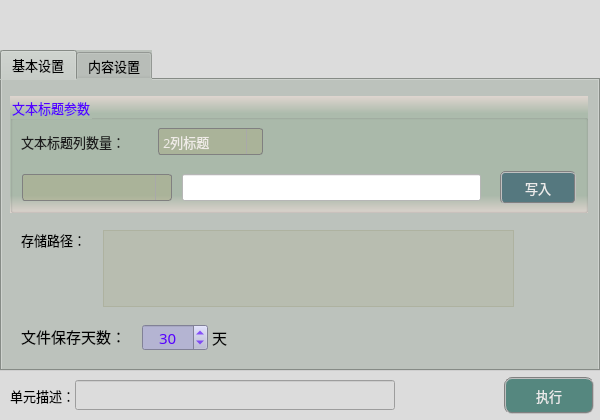
<?xml version="1.0" encoding="UTF-8"?>
<ui version="4.0">
 <class>frmExportCsvClass</class>
 <widget class="QDialog" name="frmExportCsvClass">
  <property name="geometry">
   <rect>
    <x>0</x>
    <y>0</y>
    <width>600</width>
    <height>420</height>
   </rect>
  </property>
  <property name="sizePolicy">
   <sizepolicy hsizetype="Fixed" vsizetype="Fixed">
    <horstretch>0</horstretch>
    <verstretch>0</verstretch>
   </sizepolicy>
  </property>
  <property name="minimumSize">
   <size>
    <width>600</width>
    <height>420</height>
   </size>
  </property>
  <property name="maximumSize">
   <size>
    <width>600</width>
    <height>420</height>
   </size>
  </property>
  <property name="windowTitle">
   <string>导出CSV</string>
  </property>
  <property name="styleSheet">
   <string notr="true">background-color: rgb(220, 220, 220);</string>
  </property>
  <layout class="QGridLayout" name="gridLayout">
   <property name="leftMargin">
    <number>0</number>
   </property>
   <property name="topMargin">
    <number>0</number>
   </property>
   <property name="rightMargin">
    <number>0</number>
   </property>
   <property name="bottomMargin">
    <number>0</number>
   </property>
   <property name="spacing">
    <number>1</number>
   </property>
   <item row="2" column="0">
    <spacer name="verticalSpacer_4">
     <property name="orientation">
      <enum>Qt::Vertical</enum>
     </property>
     <property name="sizeType">
      <enum>QSizePolicy::Fixed</enum>
     </property>
     <property name="sizeHint" stdset="0">
      <size>
       <width>20</width>
       <height>5</height>
      </size>
     </property>
    </spacer>
   </item>
   <item row="3" column="0" colspan="2">
    <layout class="QHBoxLayout" name="horizontalLayout">
     <property name="spacing">
      <number>0</number>
     </property>
     <property name="bottomMargin">
      <number>6</number>
     </property>
     <item>
      <spacer name="horizontalSpacer">
       <property name="orientation">
        <enum>Qt::Horizontal</enum>
       </property>
       <property name="sizeType">
        <enum>QSizePolicy::Fixed</enum>
       </property>
       <property name="sizeHint" stdset="0">
        <size>
         <width>10</width>
         <height>20</height>
        </size>
       </property>
      </spacer>
     </item>
     <item>
      <widget class="QLabel" name="label_3">
       <property name="sizePolicy">
        <sizepolicy hsizetype="Fixed" vsizetype="Fixed">
         <horstretch>0</horstretch>
         <verstretch>0</verstretch>
        </sizepolicy>
       </property>
       <property name="maximumSize">
        <size>
         <width>83</width>
         <height>25</height>
        </size>
       </property>
       <property name="font">
        <font>
         <family>微软雅黑</family>
         <pointsize>10</pointsize>
        </font>
       </property>
       <property name="styleSheet">
        <string notr="true">background-color: rgba(255, 255, 255, 0);</string>
       </property>
       <property name="text">
        <string>单元描述：</string>
       </property>
      </widget>
     </item>
     <item>
      <widget class="QLineEdit" name="txtDescribe">
       <property name="sizePolicy">
        <sizepolicy hsizetype="Fixed" vsizetype="Fixed">
         <horstretch>0</horstretch>
         <verstretch>0</verstretch>
        </sizepolicy>
       </property>
       <property name="minimumSize">
        <size>
         <width>320</width>
         <height>30</height>
        </size>
       </property>
       <property name="maximumSize">
        <size>
         <width>16777215</width>
         <height>30</height>
        </size>
       </property>
       <property name="font">
        <font>
         <family>微软雅黑</family>
         <pointsize>10</pointsize>
        </font>
       </property>
      </widget>
     </item>
     <item>
      <spacer name="horizontalSpacer_8">
       <property name="orientation">
        <enum>Qt::Horizontal</enum>
       </property>
       <property name="sizeHint" stdset="0">
        <size>
         <width>40</width>
         <height>20</height>
        </size>
       </property>
      </spacer>
     </item>
     <item>
      <widget class="QPushButton" name="btnExecute">
       <property name="minimumSize">
        <size>
         <width>90</width>
         <height>37</height>
        </size>
       </property>
       <property name="font">
        <font>
         <family>微软雅黑</family>
         <pointsize>10</pointsize>
        </font>
       </property>
       <property name="styleSheet">
        <string notr="true">QWidget{ background-color: rgb(85, 135, 127);}
QWidget{ color: rgb(235, 235, 235);}
QWidget{ border: 2px groove gray;border-radius: 8px;padding: 2px 4px;}
QPushButton:hover{ background-color: rgb(85, 155, 127);}
QPushButton:pressed{background-color: rgb(85, 175, 127);}</string>
       </property>
       <property name="text">
        <string>执行</string>
       </property>
      </widget>
     </item>
     <item>
      <spacer name="horizontalSpacer_2">
       <property name="orientation">
        <enum>Qt::Horizontal</enum>
       </property>
       <property name="sizeType">
        <enum>QSizePolicy::Fixed</enum>
       </property>
       <property name="sizeHint" stdset="0">
        <size>
         <width>6</width>
         <height>20</height>
        </size>
       </property>
      </spacer>
     </item>
    </layout>
   </item>
   <item row="0" column="0">
    <spacer name="verticalSpacer_2">
     <property name="orientation">
      <enum>Qt::Vertical</enum>
     </property>
     <property name="sizeType">
      <enum>QSizePolicy::Fixed</enum>
     </property>
     <property name="sizeHint" stdset="0">
      <size>
       <width>20</width>
       <height>50</height>
      </size>
     </property>
    </spacer>
   </item>
   <item row="1" column="0" colspan="2">
    <widget class="QTabWidget" name="tabWidget">
     <property name="sizePolicy">
      <sizepolicy hsizetype="Expanding" vsizetype="Expanding">
       <horstretch>0</horstretch>
       <verstretch>0</verstretch>
      </sizepolicy>
     </property>
     <property name="minimumSize">
      <size>
       <width>450</width>
       <height>200</height>
      </size>
     </property>
     <property name="maximumSize">
      <size>
       <width>16777215</width>
       <height>16777215</height>
      </size>
     </property>
     <property name="font">
      <font>
       <family>微软雅黑</family>
       <pointsize>10</pointsize>
      </font>
     </property>
     <property name="styleSheet">
      <string notr="true">background-color: #bcc2bc;</string>
     </property>
     <property name="currentIndex">
      <number>0</number>
     </property>
     <widget class="QWidget" name="tab">
      <attribute name="title">
       <string>基本设置</string>
      </attribute>
      <widget class="QGroupBox" name="groupC1">
       <property name="geometry">
        <rect>
         <x>8</x>
         <y>16</y>
         <width>578</width>
         <height>117</height>
        </rect>
       </property>
       <property name="font">
        <font>
         <family>微软雅黑</family>
         <pointsize>10</pointsize>
        </font>
       </property>
       <property name="styleSheet">
        <string notr="true">background-color: qlineargradient(x1:0, y1:0, x2:0, y2:1, stop:0 #dfd5cf, stop: 0.15 #acbbac, stop: 0.85 #acbbac,stop:1 #dfd5cf);
color: rgb(85, 0, 255);</string>
       </property>
       <property name="title">
        <string>文本标题参数</string>
       </property>
       <widget class="QLabel" name="label_10">
        <property name="geometry">
         <rect>
          <x>11</x>
          <y>36</y>
          <width>129</width>
          <height>19</height>
         </rect>
        </property>
        <property name="font">
         <font>
          <family>微软雅黑</family>
          <pointsize>10</pointsize>
         </font>
        </property>
        <property name="styleSheet">
         <string notr="true">color: rgb(30, 30, 30);
background: transparent;</string>
        </property>
        <property name="text">
         <string>文本标题列数量：</string>
        </property>
       </widget>
       <widget class="QComboBox" name="comboType">
        <property name="geometry">
         <rect>
          <x>148</x>
          <y>32</y>
          <width>105</width>
          <height>27</height>
         </rect>
        </property>
        <property name="minimumSize">
         <size>
          <width>63</width>
          <height>27</height>
         </size>
        </property>
        <property name="font">
         <font>
          <family>微软雅黑</family>
          <pointsize>10</pointsize>
         </font>
        </property>
        <property name="toolTip">
         <string>默认时间为第1列，改变列数量后需要重新编辑文本标题</string>
        </property>
        <property name="styleSheet">
         <string notr="true">QComboBox {
    border: 1px solid gray;
    border-radius: 3px;  
    min-width: 4.1em;
    color: rgb(239, 235, 231);
	background-color: rgba(170, 170, 127,100);
}
QComboBox::drop-down {
    subcontrol-origin: padding;
    subcontrol-position: top right;
    width: 15px; 
    border-left-width: 1px;
    border-left-color: darkgray;
    border-left-style: solid;
    border-top-right-radius: 3px;
    border-bottom-right-radius: 3px;
}

QComboBox::down-arrow {
    image: url(:/resource/down.png);
} 
QComboBox::down-arrow:on {
    top: 1px;
    left: 1px;
}
QScrollBar:vertical{
		background:#FFFFF2; 
		padding-top:20px;
		padding-bottom:20px;
		padding-left:2px;
		padding-right:2px;
		border-left:1px solid #d7d7d7;}
QScrollBar::handle:vertical{
		background:#dbdbdb;
		border-radius:6px;
		min-height:20px;}
QScrollBar::handle:vertical:hover{
		background:#d0d0d0;}
QScrollBar::add-line:vertical{
		background:url(:/resource/down.png) center no-repeat;}
QScrollBar::sub-line:vertical{
		background:url(:/resource/up.png) center no-repeat;}</string>
        </property>
        <item>
         <property name="text">
          <string>2列标题</string>
         </property>
        </item>
        <item>
         <property name="text">
          <string>3列标题</string>
         </property>
        </item>
        <item>
         <property name="text">
          <string>4列标题</string>
         </property>
        </item>
        <item>
         <property name="text">
          <string>5列标题</string>
         </property>
        </item>
        <item>
         <property name="text">
          <string>6列标题</string>
         </property>
        </item>
        <item>
         <property name="text">
          <string>7列标题</string>
         </property>
        </item>
        <item>
         <property name="text">
          <string>8列标题</string>
         </property>
        </item>
        <item>
         <property name="text">
          <string>9列标题</string>
         </property>
        </item>
        <item>
         <property name="text">
          <string>10列标题</string>
         </property>
        </item>
        <item>
         <property name="text">
          <string>11列标题</string>
         </property>
        </item>
        <item>
         <property name="text">
          <string>12列标题</string>
         </property>
        </item>
        <item>
         <property name="text">
          <string>13列标题</string>
         </property>
        </item>
        <item>
         <property name="text">
          <string>14列标题</string>
         </property>
        </item>
        <item>
         <property name="text">
          <string>15列标题</string>
         </property>
        </item>
        <item>
         <property name="text">
          <string>16列标题</string>
         </property>
        </item>
       </widget>
       <widget class="QComboBox" name="comboTypeBuf">
        <property name="geometry">
         <rect>
          <x>12</x>
          <y>78</y>
          <width>150</width>
          <height>27</height>
         </rect>
        </property>
        <property name="minimumSize">
         <size>
          <width>63</width>
          <height>27</height>
         </size>
        </property>
        <property name="font">
         <font>
          <family>微软雅黑</family>
          <pointsize>10</pointsize>
         </font>
        </property>
        <property name="toolTip">
         <string>默认时间为第1列</string>
        </property>
        <property name="styleSheet">
         <string notr="true">QComboBox {
    border: 1px solid gray;
    border-radius: 3px;  
    min-width: 4.1em;
    color: rgb(239, 235, 231);
	background-color: rgba(170, 170, 127,100);
}
QComboBox::drop-down {
    subcontrol-origin: padding;
    subcontrol-position: top right;
    width: 15px; 
    border-left-width: 1px;
    border-left-color: darkgray;
    border-left-style: solid;
    border-top-right-radius: 3px;
    border-bottom-right-radius: 3px;
}

QComboBox::down-arrow {
    image: url(:/resource/down.png);
} 
QComboBox::down-arrow:on {
    top: 1px;
    left: 1px;
}
QScrollBar:vertical{
		background:#FFFFF2; 
		padding-top:20px;
		padding-bottom:20px;
		padding-left:2px;
		padding-right:2px;
		border-left:1px solid #d7d7d7;}
QScrollBar::handle:vertical{
		background:#dbdbdb;
		border-radius:6px;
		min-height:20px;}
QScrollBar::handle:vertical:hover{
		background:#d0d0d0;}
QScrollBar::add-line:vertical{
		background:url(:/resource/down.png) center no-repeat;}
QScrollBar::sub-line:vertical{
		background:url(:/resource/up.png) center no-repeat;}</string>
        </property>
       </widget>
       <widget class="QLineEdit" name="txtTypeName">
        <property name="geometry">
         <rect>
          <x>172</x>
          <y>78</y>
          <width>299</width>
          <height>27</height>
         </rect>
        </property>
        <property name="font">
         <font>
          <family>微软雅黑</family>
          <pointsize>10</pointsize>
         </font>
        </property>
        <property name="styleSheet">
         <string notr="true">background-color: rgb(255, 255, 255);</string>
        </property>
        <property name="text">
         <string/>
        </property>
        <property name="readOnly">
         <bool>false</bool>
        </property>
       </widget>
       <widget class="QPushButton" name="btnWrite">
        <property name="geometry">
         <rect>
          <x>490</x>
          <y>75</y>
          <width>76</width>
          <height>33</height>
         </rect>
        </property>
        <property name="font">
         <font>
          <family>微软雅黑</family>
          <pointsize>10</pointsize>
         </font>
        </property>
        <property name="styleSheet">
         <string notr="true">QWidget{ background-color: rgb(85, 120, 127);}
QWidget{ color: rgb(235, 235, 235);}
QWidget{ border: 2px groove gray;border-radius: 5px;padding: 2px 4px;}
QPushButton:hover{ background-color: rgb(85, 150, 127);}
QPushButton:pressed{background-color: rgb(85, 170, 127);}</string>
        </property>
        <property name="text">
         <string>写入</string>
        </property>
       </widget>
      </widget>
      <widget class="QPushButton" name="btnStoragePath">
       <property name="geometry">
        <rect>
         <x>529</x>
         <y>163</y>
         <width>48</width>
         <height>48</height>
        </rect>
       </property>
       <property name="toolTip">
        <string>存储路径</string>
       </property>
       <property name="styleSheet">
        <string notr="true">QWidget{ border:none;background-color: rgba(0, 0, 0, 0);border-radius: 8px;padding: 2px 4px;}
QPushButton:hover{ background-color: rgba(85, 150, 127, 100);}
QPushButton:pressed{background-color: rgba(85, 180, 127, 160);}</string>
       </property>
       <property name="text">
        <string/>
       </property>
       <property name="icon">
        <iconset resource="sub_res.qrc">
         <normaloff>:/resource/tag.png</normaloff>:/resource/tag.png</iconset>
       </property>
       <property name="iconSize">
        <size>
         <width>48</width>
         <height>48</height>
        </size>
       </property>
      </widget>
      <widget class="QLabel" name="label_9">
       <property name="geometry">
        <rect>
         <x>210</x>
         <y>247</y>
         <width>23</width>
         <height>21</height>
        </rect>
       </property>
       <property name="font">
        <font>
         <family>微软雅黑</family>
         <pointsize>11</pointsize>
        </font>
       </property>
       <property name="styleSheet">
        <string notr="true">border: none;
background-color: rgba(0, 0, 0, 0);</string>
       </property>
       <property name="text">
        <string>天</string>
       </property>
      </widget>
      <widget class="QLabel" name="label_8">
       <property name="geometry">
        <rect>
         <x>19</x>
         <y>247</y>
         <width>123</width>
         <height>19</height>
        </rect>
       </property>
       <property name="font">
        <font>
         <family>微软雅黑</family>
         <pointsize>11</pointsize>
        </font>
       </property>
       <property name="styleSheet">
        <string notr="true">border: none;
background-color: rgba(0, 0, 0, 0);</string>
       </property>
       <property name="text">
        <string>文件保存天数：</string>
       </property>
      </widget>
      <widget class="QLabel" name="label_5">
       <property name="geometry">
        <rect>
         <x>19</x>
         <y>150</y>
         <width>79</width>
         <height>19</height>
        </rect>
       </property>
       <property name="font">
        <font>
         <family>微软雅黑</family>
         <pointsize>10</pointsize>
        </font>
       </property>
       <property name="styleSheet">
        <string notr="true">background-color: rgba(0, 0, 0, 0);</string>
       </property>
       <property name="text">
        <string>存储路径：</string>
       </property>
      </widget>
      <widget class="QTextEdit" name="txtStoragePath">
       <property name="geometry">
        <rect>
         <x>101</x>
         <y>150</y>
         <width>411</width>
         <height>77</height>
        </rect>
       </property>
       <property name="font">
        <font>
         <family>Arial</family>
         <pointsize>10</pointsize>
        </font>
       </property>
       <property name="toolTip">
        <string/>
       </property>
       <property name="styleSheet">
        <string notr="true">color: rgb(0, 0, 200);
background-color: rgba(170, 170, 127,50);</string>
       </property>
       <property name="readOnly">
        <bool>true</bool>
       </property>
      </widget>
      <widget class="QSpinBox" name="spinImageTime">
       <property name="geometry">
        <rect>
         <x>140</x>
         <y>244</y>
         <width>66</width>
         <height>27</height>
        </rect>
       </property>
       <property name="font">
        <font>
         <family>微软雅黑</family>
         <pointsize>11</pointsize>
        </font>
       </property>
       <property name="styleSheet">
        <string notr="true">QWidget{color: rgb(85, 0, 255);background-color: rgb(180, 180, 210);}
QSpinBox::up-button{
    border:transparent;
}
QSpinBox::down-button{
    border:transparent;
}
QSpinBox::up-arrow{
    image:url(:/resource/up.png);
}
QSpinBox::down-arrow{
    image:url(:/resource/down.png);
}</string>
       </property>
       <property name="alignment">
        <set>Qt::AlignCenter</set>
       </property>
       <property name="minimum">
        <number>1</number>
       </property>
       <property name="maximum">
        <number>365</number>
       </property>
       <property name="value">
        <number>30</number>
       </property>
      </widget>
     </widget>
     <widget class="QWidget" name="tab_2">
      <attribute name="title">
       <string>内容设置</string>
      </attribute>
      <widget class="QWidget" name="horizontalLayoutWidget_3">
       <property name="geometry">
        <rect>
         <x>10</x>
         <y>16</y>
         <width>573</width>
         <height>257</height>
        </rect>
       </property>
       <layout class="QHBoxLayout" name="horizontalLayout_3">
        <property name="spacing">
         <number>3</number>
        </property>
        <item>
         <widget class="QFrame" name="frame_3">
          <property name="styleSheet">
           <string notr="true">border: 1px solid;
border-color: rgba(173, 173, 173, 155);</string>
          </property>
          <property name="frameShape">
           <enum>QFrame::StyledPanel</enum>
          </property>
          <property name="frameShadow">
           <enum>QFrame::Raised</enum>
          </property>
          <layout class="QVBoxLayout" name="verticalLayout_3">
           <property name="spacing">
            <number>0</number>
           </property>
           <property name="leftMargin">
            <number>0</number>
           </property>
           <property name="topMargin">
            <number>0</number>
           </property>
           <property name="rightMargin">
            <number>0</number>
           </property>
           <property name="bottomMargin">
            <number>0</number>
           </property>
           <item>
            <widget class="QTableWidget" name="tableWidgetContent">
             <property name="font">
              <font>
               <family>微软雅黑</family>
              </font>
             </property>
             <property name="styleSheet">
              <string notr="true">QTableWidget          
{
    background-color: #b7c7af; 
    border:none;
    gridline-color: rgba(20, 25, 155,50);
    color: rgba(20, 20, 20,200);
}
QTableWidget::item::selected
{   
    background-color: rgba(180, 180, 215,255); 
}
QScrollBar:vertical{ 
		background:#FFFFF2;
		padding-top:20px;
		padding-bottom:20px;
		padding-left:2px;
		padding-right:2px;
		border-left:1px solid #d7d7d7;}
QScrollBar::handle:vertical{
		background:#dbdbdb;
		border-radius:6px;
		min-height:20px;}
QScrollBar::handle:vertical:hover{
		background:#d0d0d0;}
QScrollBar::add-line:vertical{
		background:url(:/resource/down.png) center no-repeat;}
QScrollBar::sub-line:vertical{
		background:url(:/resource/up.png) center no-repeat;}
QScrollBar:horizontal{ 
		background:#FFFFF2;
		padding-top:20px;
		padding-bottom:20px;
		padding-left:2px;
		padding-right:2px;
		border-left:1px solid #d7d7d7;}
QScrollBar::handle:horizontal{
		background:#dbdbdb;
		border-radius:6px;
		min-height:20px;}
QScrollBar::handle:horizontal:hover{
		background:#d0d0d0;}
QScrollBar::add-line:horizontal{
		background:url(:/resource/right.png) center no-repeat;}
QScrollBar::sub-line:horizontal{
		background:url(:/resource/left.png) center no-repeat;}</string>
             </property>
             <property name="verticalScrollBarPolicy">
              <enum>Qt::ScrollBarAsNeeded</enum>
             </property>
             <property name="horizontalScrollBarPolicy">
              <enum>Qt::ScrollBarAsNeeded</enum>
             </property>
             <property name="gridStyle">
              <enum>Qt::DashLine</enum>
             </property>
             <attribute name="horizontalHeaderMinimumSectionSize">
              <number>29</number>
             </attribute>
             <attribute name="horizontalHeaderDefaultSectionSize">
              <number>501</number>
             </attribute>
             <attribute name="verticalHeaderDefaultSectionSize">
              <number>30</number>
             </attribute>
             <column>
              <property name="text">
               <string>文本各列内容</string>
              </property>
              <property name="font">
               <font>
                <family>微软雅黑</family>
                <pointsize>9</pointsize>
               </font>
              </property>
             </column>
            </widget>
           </item>
          </layout>
         </widget>
        </item>
        <item>
         <widget class="QFrame" name="frame_4">
          <property name="styleSheet">
           <string notr="true">border: 1px solid;
border-color: rgba(173, 173, 173, 155);
background-color: #b7c7a7;</string>
          </property>
          <property name="frameShape">
           <enum>QFrame::StyledPanel</enum>
          </property>
          <property name="frameShadow">
           <enum>QFrame::Raised</enum>
          </property>
          <layout class="QVBoxLayout" name="verticalLayout_4">
           <property name="spacing">
            <number>20</number>
           </property>
           <property name="leftMargin">
            <number>1</number>
           </property>
           <property name="topMargin">
            <number>2</number>
           </property>
           <property name="rightMargin">
            <number>1</number>
           </property>
           <property name="bottomMargin">
            <number>1</number>
           </property>
           <item>
            <widget class="QPushButton" name="btnAddContent">
             <property name="sizePolicy">
              <sizepolicy hsizetype="Fixed" vsizetype="Fixed">
               <horstretch>0</horstretch>
               <verstretch>0</verstretch>
              </sizepolicy>
             </property>
             <property name="minimumSize">
              <size>
               <width>60</width>
               <height>30</height>
              </size>
             </property>
             <property name="font">
              <font>
               <family>微软雅黑</family>
               <pointsize>9</pointsize>
              </font>
             </property>
             <property name="styleSheet">
              <string notr="true">QWidget{ background-color: rgba(9, 42, 47, 200);}
QWidget{ color: rgb(235, 235, 235);}
QWidget{ border: 2px groove gray;border-radius: 5px;padding: 2px 4px;}
QPushButton:hover{ background-color: rgb(9, 62, 52);}
QPushButton:pressed{background-color: rgb(9, 82, 72);}</string>
             </property>
             <property name="text">
              <string>添加</string>
             </property>
            </widget>
           </item>
           <item>
            <widget class="QPushButton" name="btnDeleteContent">
             <property name="sizePolicy">
              <sizepolicy hsizetype="Fixed" vsizetype="Fixed">
               <horstretch>0</horstretch>
               <verstretch>0</verstretch>
              </sizepolicy>
             </property>
             <property name="minimumSize">
              <size>
               <width>60</width>
               <height>30</height>
              </size>
             </property>
             <property name="font">
              <font>
               <family>微软雅黑</family>
               <pointsize>9</pointsize>
              </font>
             </property>
             <property name="styleSheet">
              <string notr="true">QWidget{ background-color: rgba(97, 63, 56, 200);}
QWidget{ color: rgb(235, 235, 235);}
QWidget{ border: 2px groove gray;border-radius: 5px;padding: 2px 4px;}
QPushButton:hover{ background-color: rgb(97, 83, 76);}
QPushButton:pressed{background-color: rgb(117, 83, 96);}</string>
             </property>
             <property name="text">
              <string>删除</string>
             </property>
            </widget>
           </item>
           <item>
            <widget class="QPushButton" name="btnMoveUp">
             <property name="sizePolicy">
              <sizepolicy hsizetype="Fixed" vsizetype="Fixed">
               <horstretch>0</horstretch>
               <verstretch>0</verstretch>
              </sizepolicy>
             </property>
             <property name="minimumSize">
              <size>
               <width>60</width>
               <height>30</height>
              </size>
             </property>
             <property name="font">
              <font>
               <family>微软雅黑</family>
              </font>
             </property>
             <property name="styleSheet">
              <string notr="true">QWidget{ background-color: rgba(9, 42, 47, 200);}
QWidget{ color: rgb(235, 235, 235);}
QWidget{ border: 2px groove gray;border-radius: 5px;padding: 2px 4px;}
QPushButton:hover{ background-color: rgb(9, 62, 52);}
QPushButton:pressed{background-color: rgb(9, 82, 72);}</string>
             </property>
             <property name="text">
              <string>上移</string>
             </property>
            </widget>
           </item>
           <item>
            <widget class="QPushButton" name="btnMoveDown">
             <property name="sizePolicy">
              <sizepolicy hsizetype="Fixed" vsizetype="Fixed">
               <horstretch>0</horstretch>
               <verstretch>0</verstretch>
              </sizepolicy>
             </property>
             <property name="minimumSize">
              <size>
               <width>60</width>
               <height>30</height>
              </size>
             </property>
             <property name="font">
              <font>
               <family>微软雅黑</family>
              </font>
             </property>
             <property name="styleSheet">
              <string notr="true">QWidget{ background-color: rgba(9, 42, 47, 200);}
QWidget{ color: rgb(235, 235, 235);}
QWidget{ border: 2px groove gray;border-radius: 5px;padding: 2px 4px;}
QPushButton:hover{ background-color: rgb(9, 62, 52);}
QPushButton:pressed{background-color: rgb(9, 82, 72);}</string>
             </property>
             <property name="text">
              <string>下移</string>
             </property>
            </widget>
           </item>
           <item>
            <spacer name="verticalSpacer_3">
             <property name="orientation">
              <enum>Qt::Vertical</enum>
             </property>
             <property name="sizeHint" stdset="0">
              <size>
               <width>20</width>
               <height>40</height>
              </size>
             </property>
            </spacer>
           </item>
          </layout>
         </widget>
        </item>
       </layout>
      </widget>
     </widget>
    </widget>
   </item>
  </layout>
 </widget>
 <layoutdefault spacing="6" margin="11"/>
 <resources>
  <include location="sub_res.qrc"/>
  <include location="sub_res.qrc"/>
 </resources>
 <connections/>
</ui>
